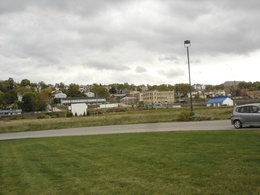
%> input picture matlab/WF01.jpg, 260 x 195 px, shrunk from 1000 x 750 before the run
$ octave --eval "result = briefLite(imread('WF01.jpg'));"   (GNU Octave 9; MATLAB toolbox functions it lacks are replaced by stand-ins)
%> lines starting %> are read from the running program, lines starting %| are printed output that depends on the picture
### matlab/createGaussianPyramid.m
function [GaussianPyramid] = createGaussianPyramid(im, sigma0, k, levels)
% function [GaussianPyramid] = createGaussianPyramid(im, sigma0, k, levels)
%%Produces Gaussian Pyramid
% inputs
% im - a grayscale image with range 0 to 1
% sigma0 - the standard deviation of the blur at level 0
% k - the multiplicative factor of sigma at each level, where sigma=sigma_0 k^l
% levels - the levels of the pyramid where the blur at each level is
% sigma=sgima0 k^l
% outputs
% A matrix of grayscale images of size (size(im),numel(levels))
%

%im = im2double(im);
if size(im,3)==3
    im= rgb2gray(im);
end

GaussianPyramid = zeros([size(im),length(levels)]);
for i = 1:length(levels)
    sigma_ = sigma0*k^levels(i);
    h = fspecial('gaussian',floor(3*sigma_*2)+1,sigma_);
    GaussianPyramid(:,:,i) = imfilter(im,h);
end

### matlab/DoGdetector.m
function [locs, GaussianPyramid] = DoGdetector(im, sigma0, k, levels, th_contrast,th_r)
%UNTITLED Summary of this function goes here
%   Detailed explanation goes here
      GaussianPyramid = createGaussianPyramid(im, sigma0, k, levels);
      [DoGPyramid, DoGLevels] = createDoGPyramid(GaussianPyramid, levels);
      PrincipalCurvature = computePrincipalCurvature(DoGPyramid);
      locs = getLocalExtrema(DoGPyramid, DoGLevels, PrincipalCurvature, th_contrast, th_r);
end

### matlab/getLocalExtrema.m
function locs = getLocalExtrema(DoGPyramid, DoGLevels, PrincipalCurvature,th_contrast, th_r)
%UNTITLED7 Summary of this function goes here
%   Detailed explanation goes here

[ind] = find((abs(DoGPyramid)>th_contrast)&(PrincipalCurvature<th_r)&(PrincipalCurvature>0));
[y,x,z] = ind2sub(size(DoGPyramid),ind);
locs = zeros(size(y,1),3);
ind = 1;
for i = 1:size(locs,1)
    if z(i) == 1 || z(i) == size(DoGPyramid,3)
        continue;
    end
    if 1 < x(i) && x(i) < size(DoGPyramid,2) && 1 < y(i) && y(i) < size(DoGPyramid,1)
       max_extrame = imregionalmax(DoGPyramid(y(i)-1:y(i)+1,x(i)-1:x(i)+1,z(i)));
       min_extrame = imregionalmin(DoGPyramid(y(i)-1:y(i)+1,x(i)-1:x(i)+1,z(i)));
        if ( isequal(max_extrame,[0,0,0;0,1,0;0,0,0]) || isequal(min_extrame,[0,0,0;0,1,0;0,0,0])) && ...
                (DoGPyramid(y(i),x(i),z(i)) >= max(DoGPyramid(y(i),x(i),z(i)-1),DoGPyramid(y(i),x(i),z(i)+1)) ||...
                DoGPyramid(y(i),x(i),z(i)) <= min(DoGPyramid(y(i),x(i),z(i)-1),DoGPyramid(y(i),x(i),z(i)+1)))
            locs(ind,:) = [x(i),y(i),z(i)]; ind = ind + 1;
        end
    end
end
 locs = locs(1:ind,:);
end

### matlab/computeBrief.m
function  [locs,desc] = computeBrief(im, locs, levels, compareX, compareY)
%UNTITLED3 Summary of this function goes here
%   Detailed explanation goes here
    patchWidth = 9;nbits = 256;
    border = size(im);
    tmp = locs(:,1); tmp(tmp<1 | tmp>(border(2) - patchWidth + 1)) = -1;
    locs(:,1) = tmp;
    tmp = locs(:,2); tmp(tmp<1 | tmp>(border(1) - patchWidth + 1)) = -1;
    locs(:,2) = tmp;
    ind = find(locs(:,1) == -1 | locs(:,2) == -1);
    locs(ind,:) = [];
    desc = zeros(size(locs,1),nbits);

    for i = 1:size(locs,1)
        row = locs(i,2);col = locs(i,1);
        patch = reshape(im(row:row+patchWidth-1,col:col+patchWidth-1),[],1);
        desc(i,:) = (patch(compareX) > patch(compareY))';
    end


end

### matlab/computePrincipalCurvature.m
function PrincipalCurvature = computePrincipalCurvature(DoGPyramid)
%UNTITLED6 Summary of this function goes here
%   Detailed explanation goes here
    [dx,dy] = gradient(DoGPyramid);
    [dxx,dxy] = gradient(dx);
    [dyx,dyy] = gradient(dy);
     R = (dxx+dyy).^2./(dxx.*dyy - dxy.*dyx);
     PrincipalCurvature = R;
end

### matlab/createDoGPyramid.m
function [DoGPyramid, DoGLevels] = createDoGPyramid(GaussianPyramid, levels)
%UNTITLED5 Summary of this function goes here
%   Detailed explanation goes here
    tmp = GaussianPyramid; tmp(:,:,2:end) = GaussianPyramid(:,:,1:end-1);
    GaussianPyramid(:,:,1) = GaussianPyramid(:,:,1);
    DoGPyramid = GaussianPyramid - tmp;
    DoGPyramid = DoGPyramid(:,:,2:end);
    DoGLevels = levels(2:end);

end

### matlab/briefLite.m
function   [locs, desc] = briefLite(im)
%UNTITLED5 Summary of this function goes here
%   Detailed explanation goes here
    load('./parameters.mat');
    [locs, GaussianPyramid] = DoGdetector(im, sigma0, k, levels, thetaC,thetaR-4);
%> in createGaussianPyramid, `im= rgb2gray(im);`:
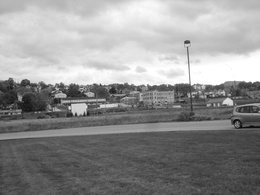
%> im: size 195x260 uint8; min 6, max 255, mean 145.4
%> in DoGdetector, `[DoGPyramid, DoGLevels] = createDoGPyramid(GaussianPyramid, levels);`: DoGLevels = [0 1 2 3 4]
%> in getLocalExtrema, `[ind] = find((abs(DoGPyramid)>th_contrast)&(PrincipalCurvature<th_r)&(..`: ind = 44297 values from 21 to 253500
%> after the loop in getLocalExtrema, `for i = 1:size(locs,1)`: ind = 1607; max_extrame = [false false false; false false false; false false true]; min_extrame = [true false false; false false false; false false false]
%> in getLocalExtrema, `locs = locs(1:ind,:);`: locs = 1607 rows, first 12: [2 2 2; 2 93 2; 2 106 2; 2 112 2; 2 116 2; 2 139 2; 2 151 2; 2 156 2; 2 161 2; 2 187 2; 2 192 2; 4 129 2]
%     patchWidth = 9; nbits = 256;
%     %[compareX, compareY] = makeTestPattern(patchWidth, nbits);
    load('./testPattern.mat');
    [locs,desc] = computeBrief(im, locs, levels, compareX, compareY);
end
%> in computeBrief, `tmp = locs(:,1)`: tmp = 1607 values, max 259 at index 795, min 0 at index 1607, mean 129.4
%> in computeBrief, `tmp = locs(:,2)`: tmp = 1607 values, max 194 at index 81, min 0 at index 1607, mean 102.7
%> in computeBrief, `ind = find(locs(:,1) == -1 | locs(:,2) == -1);`: ind = 95 values from 11 to 1607
%> in computeBrief, `desc = zeros(size(locs,1),nbits);`: desc: size 1512x256 double; every value is 0
%> the loop in computeBrief, `for i = 1:size(locs,1)` made 1512 passes
%> (row, col) on passes 1 to 3: (2, 2), (93, 2), (106, 2)
%> after the loop in computeBrief, `for i = 1:size(locs,1)`:
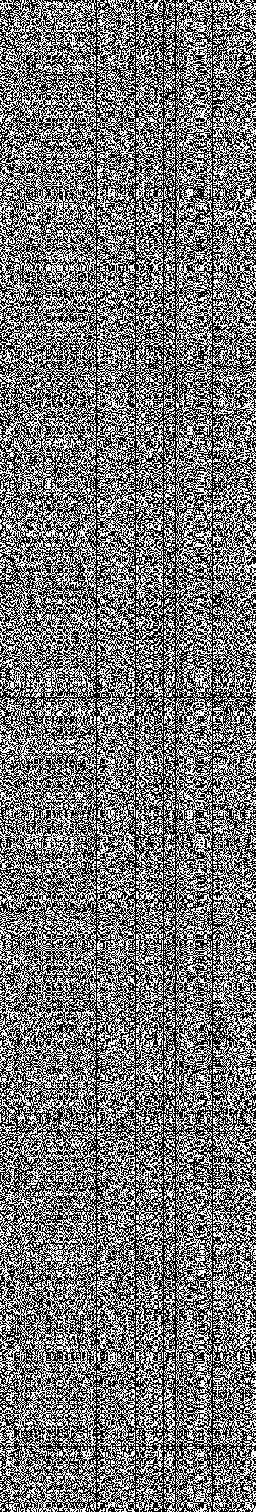
%> desc: size 1512x256 double; values 0 (black) and 1 (white), 45.9% white in thin lines or dots
%> in briefLite, `[locs,desc] = computeBrief(im, locs, levels, compareX, compareY);`: locs = 1512 rows, first 12: [2 2 2; 2 93 2; 2 106 2; 2 112 2; 2 116 2; 2 139 2; 2 151 2; 2 156 2; 2 161 2; 2 187 2; 4 129 2; 5 86 2]
%> `result = briefLite(imread('WF01.jpg'));`: result has the same summary as locs in briefLite
